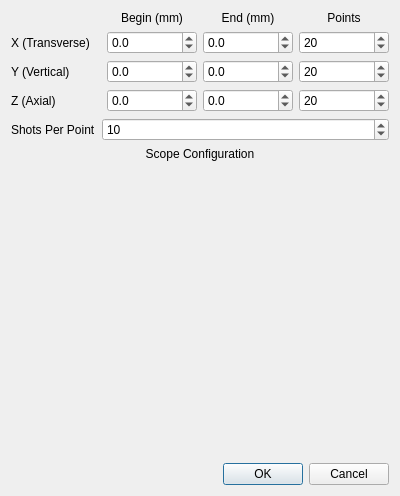
<?xml version="1.0" encoding="UTF-8"?>
<ui version="4.0">
 <class>MotorScanDialog</class>
 <widget class="QDialog" name="MotorScanDialog">
  <property name="geometry">
   <rect>
    <x>0</x>
    <y>0</y>
    <width>400</width>
    <height>496</height>
   </rect>
  </property>
  <property name="windowTitle">
   <string>Motor Scan Configuration</string>
  </property>
  <property name="windowIcon">
   <iconset resource="resources.qrc">
    <normaloff>:/icons/motorscan.png</normaloff>:/icons/motorscan.png</iconset>
  </property>
  <layout class="QVBoxLayout" name="verticalLayout" stretch="0,0,0,1,0">
   <item>
    <layout class="QGridLayout" name="gridLayout" rowstretch="0,1,1,1">
     <item row="0" column="1">
      <widget class="QLabel" name="label_4">
       <property name="sizePolicy">
        <sizepolicy hsizetype="Preferred" vsizetype="Minimum">
         <horstretch>0</horstretch>
         <verstretch>0</verstretch>
        </sizepolicy>
       </property>
       <property name="text">
        <string>Begin (mm)</string>
       </property>
       <property name="alignment">
        <set>Qt::AlignBottom|Qt::AlignHCenter</set>
       </property>
      </widget>
     </item>
     <item row="0" column="2">
      <widget class="QLabel" name="label_5">
       <property name="sizePolicy">
        <sizepolicy hsizetype="Preferred" vsizetype="Minimum">
         <horstretch>0</horstretch>
         <verstretch>0</verstretch>
        </sizepolicy>
       </property>
       <property name="text">
        <string>End (mm)</string>
       </property>
       <property name="alignment">
        <set>Qt::AlignBottom|Qt::AlignHCenter</set>
       </property>
      </widget>
     </item>
     <item row="0" column="3">
      <widget class="QLabel" name="label_6">
       <property name="sizePolicy">
        <sizepolicy hsizetype="Preferred" vsizetype="Minimum">
         <horstretch>0</horstretch>
         <verstretch>0</verstretch>
        </sizepolicy>
       </property>
       <property name="text">
        <string>Points</string>
       </property>
       <property name="alignment">
        <set>Qt::AlignBottom|Qt::AlignHCenter</set>
       </property>
      </widget>
     </item>
     <item row="1" column="0">
      <widget class="QLabel" name="label">
       <property name="text">
        <string>X (Transverse)</string>
       </property>
       <property name="alignment">
        <set>Qt::AlignLeading|Qt::AlignLeft|Qt::AlignVCenter</set>
       </property>
      </widget>
     </item>
     <item row="1" column="1">
      <widget class="QDoubleSpinBox" name="xMinBox">
       <property name="decimals">
        <number>1</number>
       </property>
       <property name="minimum">
        <double>-100.000000000000000</double>
       </property>
      </widget>
     </item>
     <item row="1" column="2">
      <widget class="QDoubleSpinBox" name="xMaxBox">
       <property name="decimals">
        <number>1</number>
       </property>
       <property name="minimum">
        <double>-100.000000000000000</double>
       </property>
       <property name="maximum">
        <double>100.000000000000000</double>
       </property>
      </widget>
     </item>
     <item row="1" column="3">
      <widget class="QSpinBox" name="xPointsBox">
       <property name="minimum">
        <number>1</number>
       </property>
       <property name="maximum">
        <number>1000000</number>
       </property>
       <property name="singleStep">
        <number>10</number>
       </property>
       <property name="value">
        <number>20</number>
       </property>
      </widget>
     </item>
     <item row="2" column="0">
      <widget class="QLabel" name="label_2">
       <property name="text">
        <string>Y (Vertical)</string>
       </property>
       <property name="alignment">
        <set>Qt::AlignLeading|Qt::AlignLeft|Qt::AlignVCenter</set>
       </property>
      </widget>
     </item>
     <item row="2" column="1">
      <widget class="QDoubleSpinBox" name="yMinBox">
       <property name="decimals">
        <number>1</number>
       </property>
       <property name="minimum">
        <double>-100.000000000000000</double>
       </property>
      </widget>
     </item>
     <item row="2" column="2">
      <widget class="QDoubleSpinBox" name="yMaxBox">
       <property name="decimals">
        <number>1</number>
       </property>
       <property name="minimum">
        <double>-100.000000000000000</double>
       </property>
       <property name="maximum">
        <double>100.000000000000000</double>
       </property>
      </widget>
     </item>
     <item row="2" column="3">
      <widget class="QSpinBox" name="yPointsBox">
       <property name="minimum">
        <number>1</number>
       </property>
       <property name="maximum">
        <number>1000000</number>
       </property>
       <property name="singleStep">
        <number>10</number>
       </property>
       <property name="value">
        <number>20</number>
       </property>
      </widget>
     </item>
     <item row="3" column="0">
      <widget class="QLabel" name="label_3">
       <property name="text">
        <string>Z (Axial)</string>
       </property>
       <property name="alignment">
        <set>Qt::AlignLeading|Qt::AlignLeft|Qt::AlignVCenter</set>
       </property>
      </widget>
     </item>
     <item row="3" column="1">
      <widget class="QDoubleSpinBox" name="zMinBox">
       <property name="decimals">
        <number>1</number>
       </property>
       <property name="minimum">
        <double>-100.000000000000000</double>
       </property>
      </widget>
     </item>
     <item row="3" column="2">
      <widget class="QDoubleSpinBox" name="zMaxBox">
       <property name="decimals">
        <number>1</number>
       </property>
       <property name="minimum">
        <double>-100.000000000000000</double>
       </property>
       <property name="maximum">
        <double>100.000000000000000</double>
       </property>
      </widget>
     </item>
     <item row="3" column="3">
      <widget class="QSpinBox" name="zPointsBox">
       <property name="minimum">
        <number>1</number>
       </property>
       <property name="maximum">
        <number>1000000</number>
       </property>
       <property name="singleStep">
        <number>10</number>
       </property>
       <property name="value">
        <number>20</number>
       </property>
      </widget>
     </item>
    </layout>
   </item>
   <item>
    <layout class="QFormLayout" name="formLayout">
     <item row="0" column="0">
      <widget class="QLabel" name="shotsPerPointLabel">
       <property name="text">
        <string>Shots Per Point</string>
       </property>
      </widget>
     </item>
     <item row="0" column="1">
      <widget class="QSpinBox" name="shotsPerPointSpinBox">
       <property name="minimum">
        <number>1</number>
       </property>
       <property name="maximum">
        <number>1000000</number>
       </property>
       <property name="singleStep">
        <number>10</number>
       </property>
       <property name="value">
        <number>10</number>
       </property>
      </widget>
     </item>
    </layout>
   </item>
   <item>
    <widget class="QLabel" name="label_7">
     <property name="text">
      <string>Scope Configuration</string>
     </property>
     <property name="alignment">
      <set>Qt::AlignCenter</set>
     </property>
    </widget>
   </item>
   <item>
    <widget class="MotorScopeConfigWidget" name="scopeConfigWidget" native="true"/>
   </item>
   <item>
    <widget class="QDialogButtonBox" name="buttonBox">
     <property name="orientation">
      <enum>Qt::Horizontal</enum>
     </property>
     <property name="standardButtons">
      <set>QDialogButtonBox::Cancel|QDialogButtonBox::Ok</set>
     </property>
    </widget>
   </item>
  </layout>
 </widget>
 <customwidgets>
  <customwidget>
   <class>MotorScopeConfigWidget</class>
   <extends>QWidget</extends>
   <header>motorscopeconfigwidget.h</header>
   <container>1</container>
  </customwidget>
 </customwidgets>
 <resources>
  <include location="resources.qrc"/>
 </resources>
 <connections>
  <connection>
   <sender>buttonBox</sender>
   <signal>accepted()</signal>
   <receiver>MotorScanDialog</receiver>
   <slot>accept()</slot>
   <hints>
    <hint type="sourcelabel">
     <x>248</x>
     <y>254</y>
    </hint>
    <hint type="destinationlabel">
     <x>157</x>
     <y>274</y>
    </hint>
   </hints>
  </connection>
  <connection>
   <sender>buttonBox</sender>
   <signal>rejected()</signal>
   <receiver>MotorScanDialog</receiver>
   <slot>reject()</slot>
   <hints>
    <hint type="sourcelabel">
     <x>316</x>
     <y>260</y>
    </hint>
    <hint type="destinationlabel">
     <x>286</x>
     <y>274</y>
    </hint>
   </hints>
  </connection>
 </connections>
</ui>
